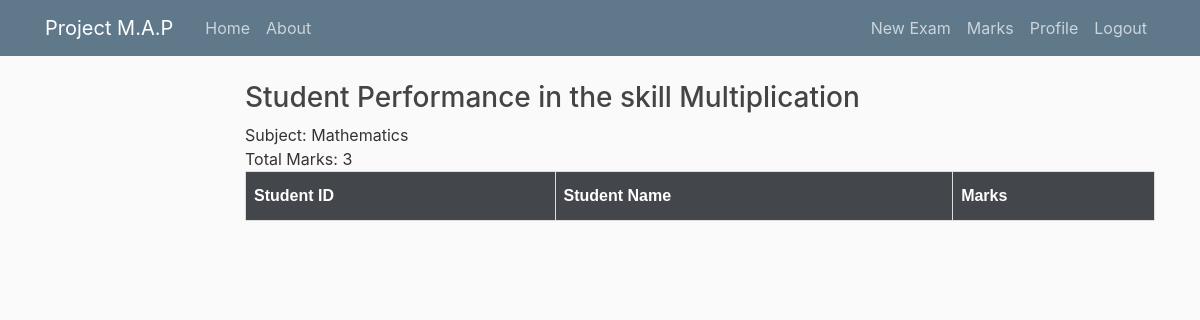
Screenshot of /results/3 (signed in) with the database file from the repository.
### mouni/models.py (models this page shows, shortened)
class Exam(models.Model):
	skillType = models.CharField(max_length = 20, validators = [validate_fields], help_text = "skill you wanna test students in this exam")
	subject = models.CharField(max_length = 20, validators = [validate_fields], null = False, blank = False)
	start = models.DateTimeField(default = timezone.now)
	teacher = models.CharField(max_length = 20)

### mouni/views.py (the view)
# urls.py: path("results/<int:pk>", ResultDetailView.as_view(), name='results'),
class ResultDetailView(LoginRequiredMixin, DetailView):
    model = Exam
    template_name = 'mouni/result.html'

### mouni/templates/mouni/result.html (shortened to what this page needs)
{% extends "mouni/base.html" %}
{% load static %}
{% block custom_css %}
 <link rel="stylesheet" href="{% static "mouni/results.css" %}" type="text/css" />
{% endblock %}
{% block container %}
<h3> Student Performance in the skill {{object.skillType}} </h3>
Subject: {{object.subject}}
<br>
Total Marks: {{ object.question_set.count }}
<table id="results">
  <tr>
    <th>Student ID</th>
    <th>Student Name</th>
    <th>Marks</th>
  </tr>
</table>
{% endblock container %}

### mouni/static/mouni/main.css (style rules this page uses)
body { background: #fafafa; color: #333333; margin-top: 5rem; }
h1, h2, h3, h4, h5, h6 { color: #444444; }

### mouni/static/mouni/results.css (style rules this page uses)
#results { font-family: "Trebuchet MS", Arial, Helvetica, sans-serif; border-collapse: collapse; width: 100%; }
#results td, #results th { border: 1px solid #ddd; padding: 8px; }
#results th { padding-top: 12px; padding-bottom: 12px; text-align: left; background-color: #43464B; color: white; }

### rows the page displays
Exam: skillType "Multiplication", subject "Mathematics", question_set.count "3"
